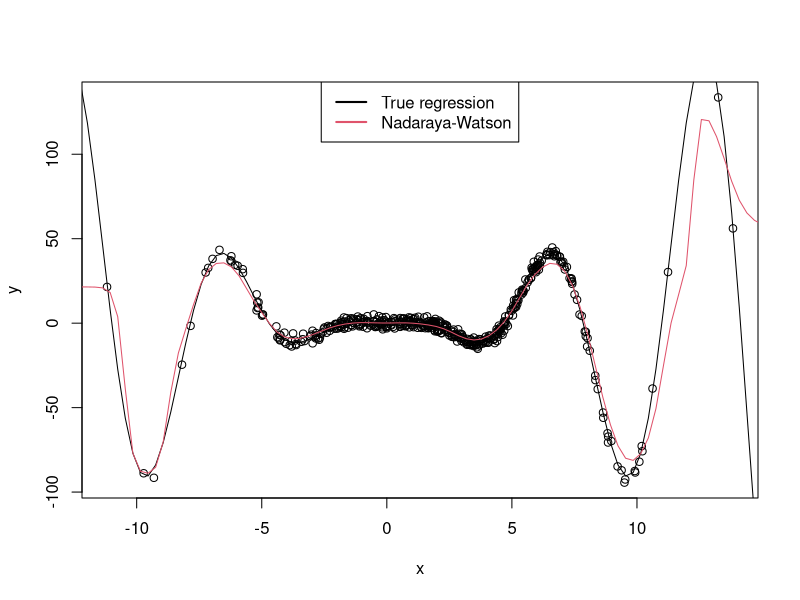

Recreate this plot in R.
NW_estimator <- function(x0, x, y, h, kernel=dnorm) {
  f_x <- sapply(x, function(xi) kernel((x0 - xi)/h) / h)
  f_x %*% y / rowSums(f_x)
}

set.seed(4012)
n <- 500
eps <- rnorm(n, sd=2)
m <- function(x) x^2 * cos(x)
x <- rnorm(n, mean=2, sd=4)
y <- m(x) + eps
h <- 0.5    # Bandwidth

xGrid <- seq(-15, 15, l=100)

# Plot data
par(mfrow=c(1,1))
plot(x, y)
#rug(x, side=1); rug(y, side=2)
lines(xGrid, m(xGrid), col = 1)
lines(xGrid, NW_estimator(x0=xGrid, x=x, y=y, h=h), col=2)
legend("top", legend=c("True regression", "Nadaraya-Watson"),
       lwd=2, col=1:2)

################################################################################

